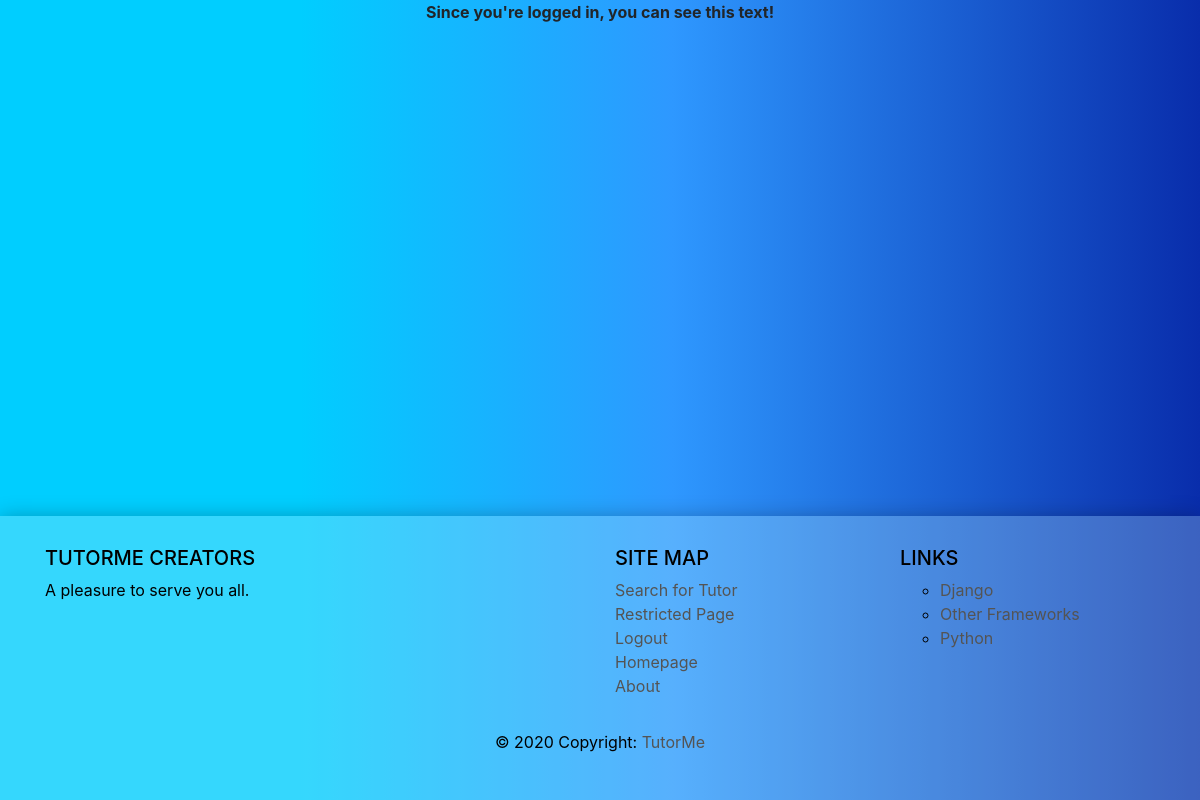
Before: /tutorme/restricted/ (signed in) with the older database file.
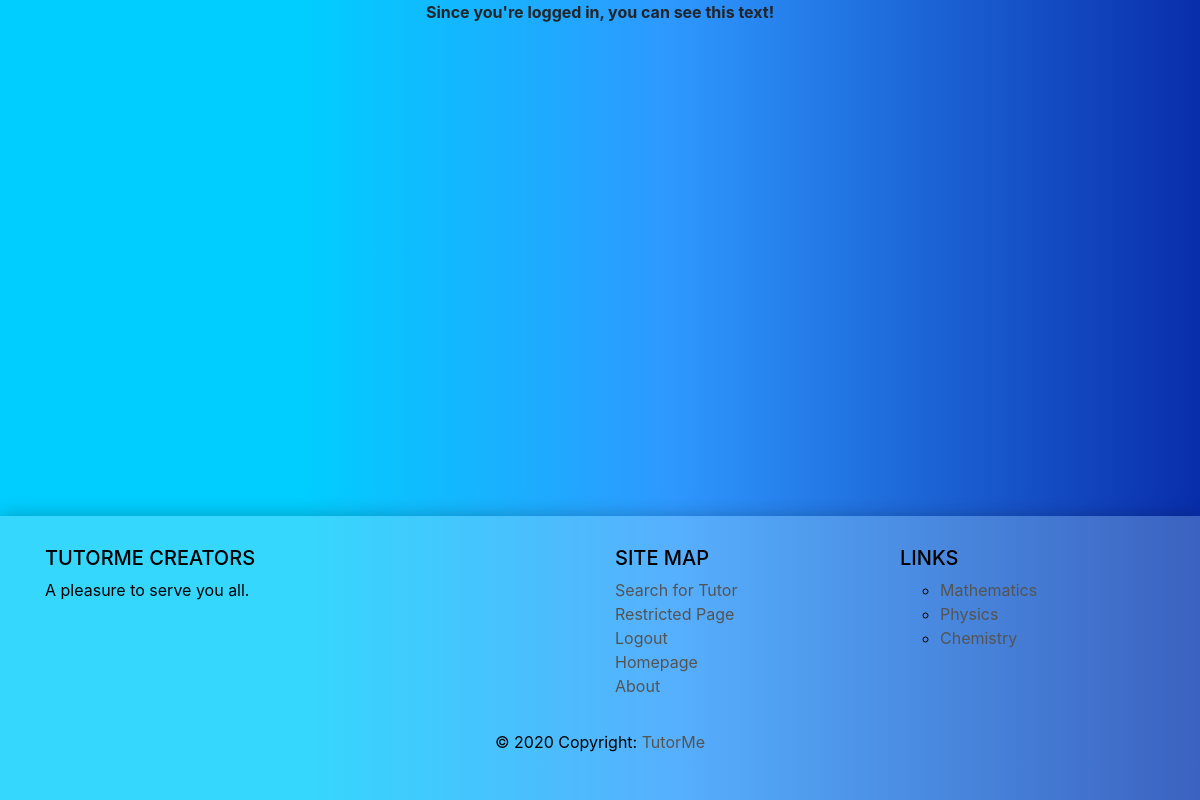
After: the same page with the newer database file.
### tutorme/models.py (models this page shows, shortened)
class Category(models.Model):
    NAME_MAX_LENGTH = 128
    name = models.CharField(max_length=NAME_MAX_LENGTH, unique=True)
    class Meta:
        verbose_name_plural = 'Categories'

### tutorme/views.py (the view)
# urls.py: path('restricted/', views.restricted, name='restricted'),
@login_required
def restricted(request):
    return render(request, 'tutorme/restricted.html')

### tutorme/templatetags/tutorme_templates_tags.py (called while the page is built)
@register.inclusion_tag('tutorme/categories.html')
def get_category_list(current_category=None):
    return {'categories': Category.objects.all(), 'current_category': current_category}

### templates/tutorme/restricted.html (shortened to what this page needs)
{%extends 'tutorme/base.html'%}
{% block body_block %}
    <div>
        <strong>Since you're logged in, you can see this text!</strong> <br />
    </div>
{% endblock %}

### templates/tutorme/categories.html
<ul>
{% if categories %}
    {% for c in categories %}
        {% if c == current_category %}
            <li>
            <strong>
                <a href="{% url 'tutorme:show_category' c.name %}">{{ c.name }}</a>
            </strong>
            </li>
        {% else %}
        <li>
            <a href="{% url 'tutorme:show_category' c.name %}">{{ c.name }}</a>
        </li>
        {% endif %}
    {% endfor %}
{% else %}
    <li><strong>There are no categories present.</strong></li>
{% endif %}
</ul>

Changed rows visible on the page:
changed Category: name "Python" → "Mathematics"; moves up the list
changed Category: name "Django" → "Physics"
changed Category: name "Other Frameworks" → "Chemistry"
